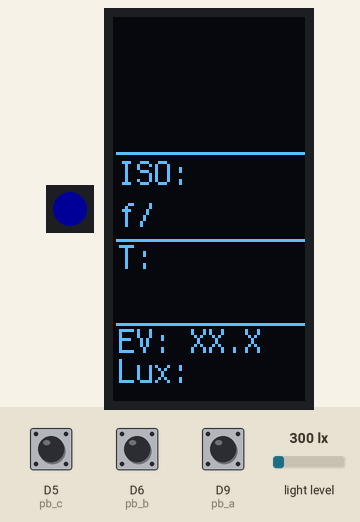
Simulated run of this program. Board: CircuitPython board. Shown: 1 RGB LEDs in strip order, left to right, 64×128 one-colour display. Inputs (shaded band) come from the test bench; at power-on: D6 (pb_b) HIGH, D5 (pb_c) HIGH, D9 (pb_a) HIGH, light level 300 lx. Dim RGB values are drawn brighter than linear; what the program prints to the serial console is not drawn.

Above: at 1.2 s.
1.3 s: D6 (pb_b) pulled LOW for 3.2 s
At 1.47 s:
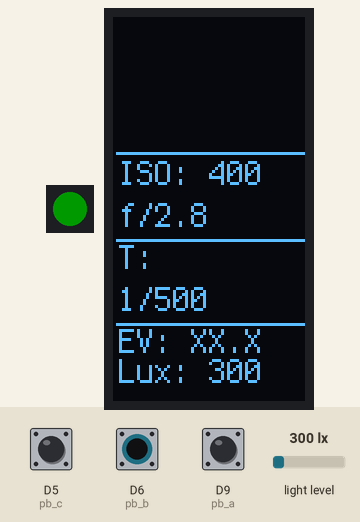
At 2.1 s:
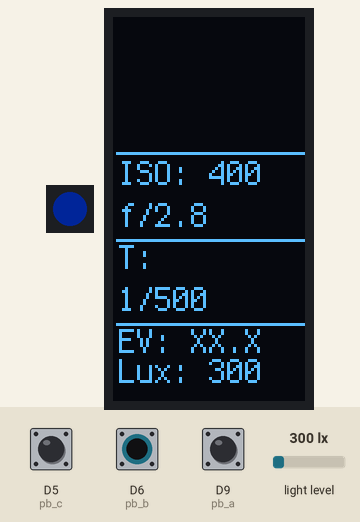
Timing chart, 0 to 3.8 s (numbered marks = the images above; inputs shaded):
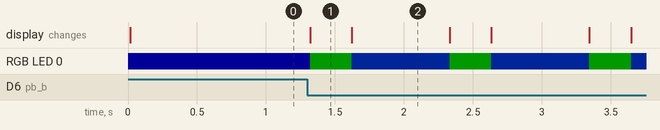

The program:

NewCode_0822.py
```python
"""

The beginning of my attempt at a light meter.
- Ellison Gregg Nov 16. 2021

"""

import board                                # Currently set to the Feather RP2040
import time                                 # gives you time/sleep finctions
import digitalio                            # Controls IO pins
import neopixel                             # Controlling the NeoPixel on board
import displayio                            # OLED Coms
import terminalio                           # font?
import adafruit_tsl2591                     # For the sensor
import adafruit_displayio_sh1107            # For the OLED
from adafruit_display_text import label     # displaying text on the OLED

"""
Initialize the i2c components
and GPIO for buttons

1) OLED
2) TSL Sensor

"""

# This is for the OLED
# Reset/Release the display, initialize i2c bus and define the display address

displayio.release_displays()

i2c = board.I2C()
display_bus = displayio.I2CDisplay(i2c, device_address=0x3C)

# Initialize the Light sensor
sensor = adafruit_tsl2591.TSL2591(i2c)

# Initalize display
#   This is currently setup to work with my broken OLED
display = adafruit_displayio_sh1107.SH1107(display_bus, rotation=270, width=64, height=128,)

# Define the digital IO pins
#   for built-in buttons on OLED
pb_a = digitalio.DigitalInOut(board.D9)
pb_b = digitalio.DigitalInOut(board.D6)
pb_c = digitalio.DigitalInOut(board.D5)

#  set pins to pull-up
pb_a.switch_to_input(pull=digitalio.Pull.UP)
pb_b.switch_to_input(pull=digitalio.Pull.UP)
pb_c.switch_to_input(pull=digitalio.Pull.UP)


# define the neopixel
pixel = neopixel.NeoPixel(board.NEOPIXEL, 1)
pixel.brightness = 0.1

"""

Exposure calculation routines

"""
# Manual list of apetures, speeds and ISOs at 1/3 stop increments.
fstops = [0.7, 0.8, 0.9, 1.0, 1.1, 1.2, 1.4, 1.6, 1.8, 2, 2.2, 2.5, 2.8, 3.2, 3.5, 4, 4.5, 5.0, 5.6, 6.3, 7.1, 8, 9, 10, 11, 13, 14, 16, 18, 20, 22, 27, 32, 38, 45, 54, 64, 76, 91, 108]
shutterSpeeds = ["1/8000", "1/6400", "1/5000", "1/4000", "1/3200", "1/2500", "1/2000", "1/1600", "1/1250", "1/1000", "1/800", "1/640", "1/500", "1/400", "1/320", "1/250", "1/200", "1/160", "1/125", "1/100", "1/80", "1/60", "1/50", "1/40", "1/30", "1/25", "1/20", "1/15", "1/13", "1/10", "1/8", "1/6", "1/5", "1/4", "0.3", "0.4", "0.5", "0.6", "0.8", "1", "1.3", "1.6", "2", "2.5", "3.2", "4", "5"]
isos = [50, 100, 125, 160, 200, 250, 320, 400, 500, 640, 800, 1000, 1250, 1600, 2000, 2500, 3200, 4000, 5000, 6400, 12800, 25600]

def getMeasurement():

    global lux_value
    global lux_value_area
    global ISO_text
    global ISO_area
    global f_stop_text
    global f_stop_area
    global shutter_value
    global shutter_value_area
    global ev_value
    global ev_value_area

    # Read-in lux from sensor
    lux = int(sensor.lux)                           # Data is read-in as a float, so convert to int
    lux_value_area.text = lux_value + str(lux)      # Add text to the text area on screen

    # testing adding array value to display
    ISO_value = isos[7]
    ISO_area.text = ISO_text + str(ISO_value)

    f_stop_value = fstops[12]
    f_stop_area.text = f_stop_text + str(f_stop_value)

    shutter_value = shutterSpeeds[12]
    shutter_value_area.text = str(shutter_value)

"""

Main page routine?

"""

def MAIN_PAGE():

    global lux_value
    global lux_value_area
    global ISO_text
    global ISO_area
    global f_stop_text
    global f_stop_area
    global shutter_value
    global shutter_value_area
    global ev_value
    global ev_value_area

    #change neopixel to blue to know we've hit "main"
    pixel.fill(((0, 0, 255)))

    Main_Page = displayio.Group()

# Draw a line where OLED is broken
    line1 = displayio.Bitmap(64, 1, 1)
    line1_color = displayio.Palette(1)
    line1_color[0] = 0xFFFFFF
    line1area = displayio.TileGrid(line1, pixel_shader=line1_color, x=1, y=45)
    Main_Page.append(line1area)

# line under iso & f-stop
    line2 = displayio.Bitmap(64, 1, 1)
    line2_color = displayio.Palette(1)
    line2_color[0] = 0xFFFFFF
    line2area = displayio.TileGrid(line2, pixel_shader=line2_color, x=1, y=74)
    Main_Page.append(line2area)

# line under shutter-speed
    line3 = displayio.Bitmap(64, 1, 1)
    line3_color = displayio.Palette(1)
    line3_color[0] = 0xFFFFFF
    line3area = displayio.TileGrid(line3, pixel_shader=line3_color, x=1, y=102)
    Main_Page.append(line3area)

# Define strings for display (Main_Page)
    ISO_text = "ISO: "
    f_stop_text = "f/"
    shutter_text = "T:"
    shutter_value = ""
    ev_value = "EV: XX.X"
    lux_value = "Lux: "

# Make text areas for displaying senssor info
#   ISO, F-stop, Shutter-speed
    ISO_area = label.Label(terminalio.FONT, text=ISO_text, x=2, y=52)
    f_stop_area = label.Label(terminalio.FONT, text=f_stop_text, x=2, y=66)

# Seperate areas for just the letter "T" and then the actual shutter speed
    shutter_text_area = label.Label(terminalio.FONT, text=shutter_text, x=2, y=80)
    shutter_value_area = label.Label(terminalio.FONT, text=shutter_value, x=2, y=94)

# Still has space at the bottom of display, so I added a spot for calculated EV
#   and "raw" Lux measurement from sensor
    ev_value_area = label.Label(terminalio.FONT, text=ev_value, x=2, y=108)
    lux_value_area = label.Label(terminalio.FONT, text=lux_value, x=2, y=118)


# add or "append" text to the areas
    Main_Page.append(ISO_area)
    Main_Page.append(f_stop_area)
    Main_Page.append(shutter_text_area)
    Main_Page.append(shutter_value_area)
    Main_Page.append(lux_value_area)
    Main_Page.append(ev_value_area)

# Draw the display on the display
    display.show(Main_Page)

def pixel_red():
    pixel.fill(((255,0,0)))
    time.sleep(5)

# Main goal atm is to prove a "mode change" fn initiated by holding a button down
def countUp():
    count = 0
    while pb_b.value == False:
        print("counting... ", count)
        count += 1

        if count == 20000:
            selectionMode()
        else:
            return

# Cycle through parameters to change
def selectionMode():
    pixel_red()

#----------------------------------------------------------------------------------------------------

# Start off by calling "MAIN_PAGE" to draw our initial text

MAIN_PAGE()


"""
I would very much like for this to work where:

- "Tap" B for a measurement update
- Hold B to initiate a "selection mode"
- Use A and C to move up/down in a list of selections
- Tap B to confirm selection

"""

# Button Presses 'interrupts'
# Pressing a button will trigger different events
# Eventually holding a button should trigger a different event

while True:
    if not pb_b.value:

        # change neopixel to green on button press
        pixel.fill(((0, 255, 0)))

        # terminal output for showing we are in "main"
        print("You Pressed B")

        # would very much like to implememnt a "change on hold" fn here
        countUp()

        # Call measurement routine which updates display "labels"
        getMeasurement()

        #change neopixel to xxx after fn call
        pixel.fill(((0, 64, 255)))

    elif not pb_a.value:

        print("You pressed A")
        time.sleep(0.5)             # Acts like a de-bounce

    elif not pb_c.value:

        print("You pressed C")
        time.sleep(0.5)             # Acts like a de-bounce

    else:
        time.sleep(0.1)
```

Measured:
- after the input at 1.3 s, RGB LED 0: alternates RGB(0, 25, 0) for 0.30 s and RGB(0, 6, 25) for 0.71 s, starting at once; the display: changes at once (image 1)
- what the display in image 2 shows lasts 0.7 s, from 1.6 s to 2.3 s
